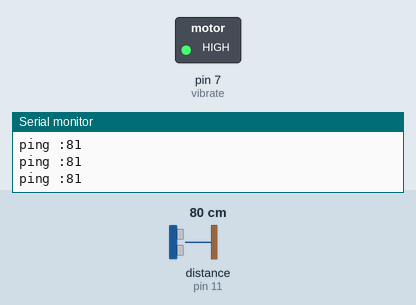
A sketch run on a simulated Arduino Uno, built with avr-gcc and run on an emulated ATmega328P. Parts: switched loads named in the sketch (green lamp = pin HIGH), the last lines printed to the serial monitor. Inputs (shaded band) come from the test bench; at power-on: distance to the obstacle (sensor on pin 11) 80 cm. The echo pulse lasts 58.3 µs per cm.

Above: at 1.2 s.
1.3 s: distance to the obstacle (sensor on pin 11) set to 43 cm
2.8 s: distance to the obstacle (sensor on pin 11) set to 37 cm
At 3.7 s:
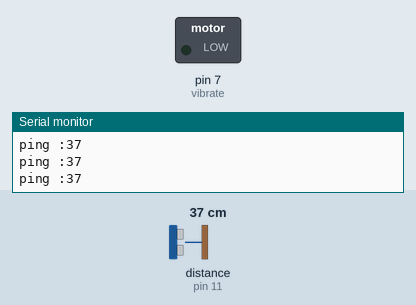
4.3 s: distance to the obstacle (sensor on pin 11) set to 60 cm
At 5.6 s:
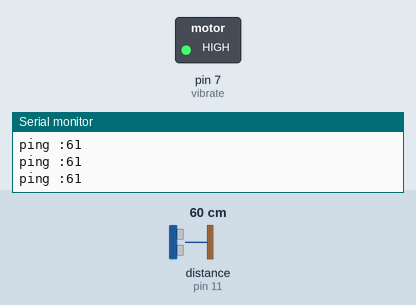
5.9 s: distance to the obstacle (sensor on pin 11) set to 2 cm
At 6.7 s:
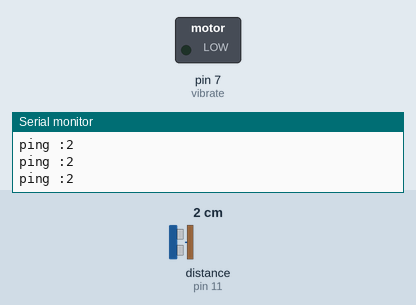
Timing chart, 0 to 8.4 s (numbered marks = the images above; inputs shaded):
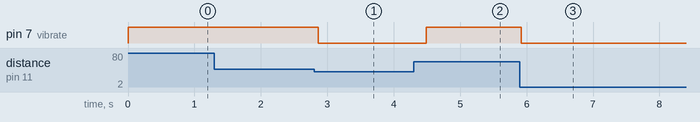

The sketch:

sketch_dec10a.ino
```cpp
#include <NewPing.h>

int trig =12;
int echo =11;
int max_distance = 200;
int vibrate = 7;


NewPing ultra (trig , echo , max_distance) ;

void setup() {
  // put your setup code here, to run once:
  Serial.begin(9600);
  pinMode(vibrate ,OUTPUT);


}

void loop() {
  // put your main code here, to run repeatedly:
  int return_distance = ultra.ping();
  int distance = return_distance/US_ROUNDTRIP_CM;
  Serial.print("ping :");
  Serial.println(distance);

  if (distance < 40 && distance > 1){
    digitalWrite(vibrate ,LOW );
  }
  else {
    digitalWrite(vibrate, HIGH);
  }
  delay(200);

}
```

Measured:
- the behaviour switches between 40 and 39 cm on distance to the obstacle (sensor on pin 11) (found by bisection; images 0 and 1)
- after the input at 2.8 s, pin 7 (vibrate): HIGH → LOW after 0.07 s
- after the input at 4.3 s, pin 7 (vibrate): LOW → HIGH after 0.19 s
- after the input at 5.9 s, pin 7 (vibrate): HIGH → LOW at once
